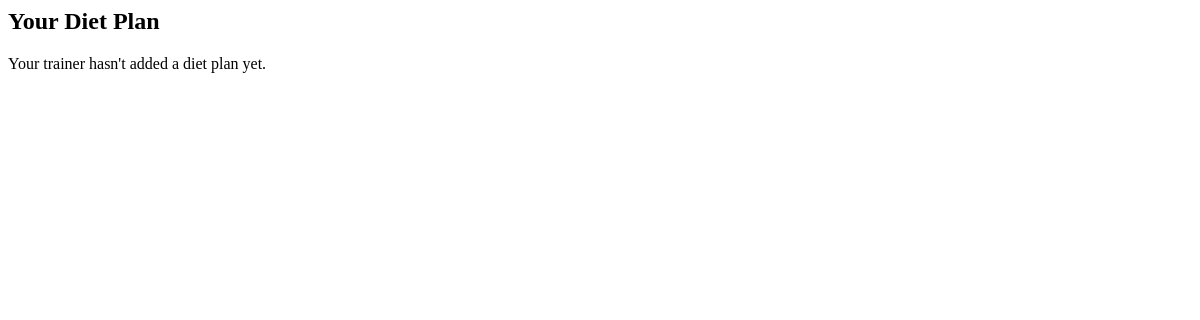
Before: /my_diet/ (signed in) with the older database file.
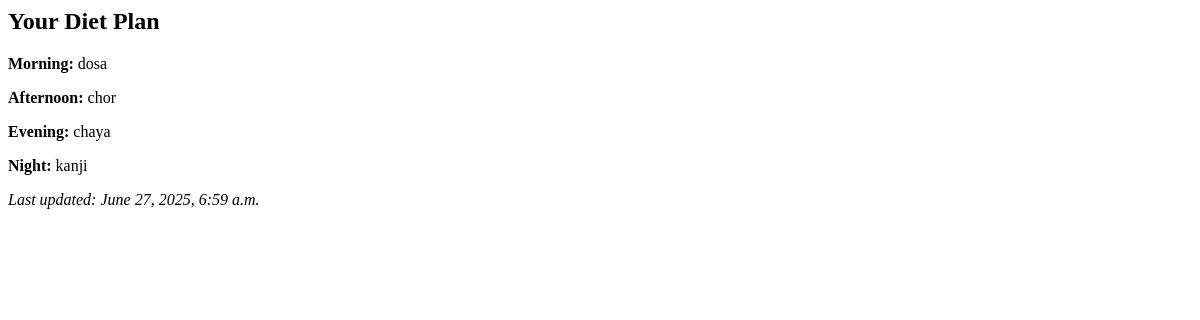
After: the same page with the newer database file.
### gym_app/models.py (models this page shows, shortened)
class DietPlan(models.Model):
    client = models.OneToOneField(User, on_delete=models.CASCADE, related_name='diet_plan')
    morning = models.TextField(blank=True)
    afternoon = models.TextField(blank=True)
    evening = models.TextField(blank=True)
    night = models.TextField(blank=True)
    created_by = models.ForeignKey(User, on_delete=models.SET_NULL, null=True, related_name='created_diet_plans')
    updated_on = models.DateTimeField(auto_now=True)

### gym_app/views.py (the view)
# urls.py: path('my_diet/', views.view_my_diet_plan, name='view_my_diet'),
@login_required
def view_my_diet_plan(request):
    if not request.user.groups.filter(name='Client').exists():
        return redirect('dashboard')
    try:
        plan = request.user.diet_plan
    except DietPlan.DoesNotExist:
        plan = None
    return render(request, 'client/view_diet_plan.html', {'plan': plan})

### templates/client/view_diet_plan.html
<h2>Your Diet Plan</h2>
{% if plan %}
  <p><strong>Morning:</strong> {{ plan.morning }}</p>
  <p><strong>Afternoon:</strong> {{ plan.afternoon }}</p>
  <p><strong>Evening:</strong> {{ plan.evening }}</p>
  <p><strong>Night:</strong> {{ plan.night }}</p>
  <p><em>Last updated: {{ plan.updated_on }}</em></p>
{% else %}
  <p>Your trainer hasn't added a diet plan yet.</p>
{% endif %}

Changed rows visible on the page:
added DietPlan: morning "dosa", afternoon "chor", evening "chaya", night "kanji", updated_on "June 27, 2025, 6:59 a.m."
Other visible differences:
text no longer shown: "Your trainer hasn't added a diet plan yet."
text now shown: "Morning: Afternoon: Evening: Night: Last updated:"
